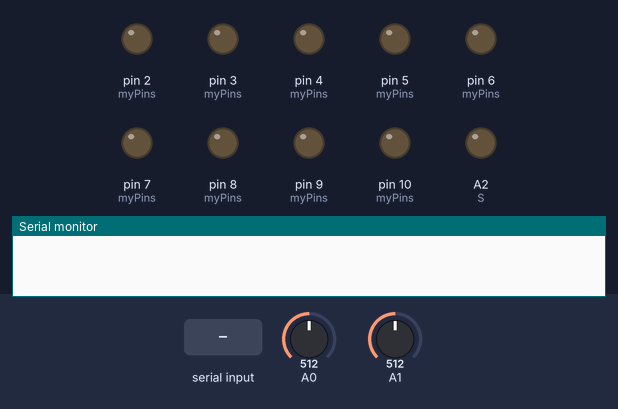
The sketch below on a simulated Arduino Uno, built with avr-gcc and run on an emulated ATmega328P. On the bench: output pins drawn as LEDs (lit = HIGH), the last lines printed to the serial monitor. The test bench sets the inputs (shaded band); at power-on: A0 = 512, A1 = 512. Pins used as bus, display or sensor lines are not drawn.

Above: at 1.6 s.
1.7 s: "S" received over Serial
At 1.8 s:
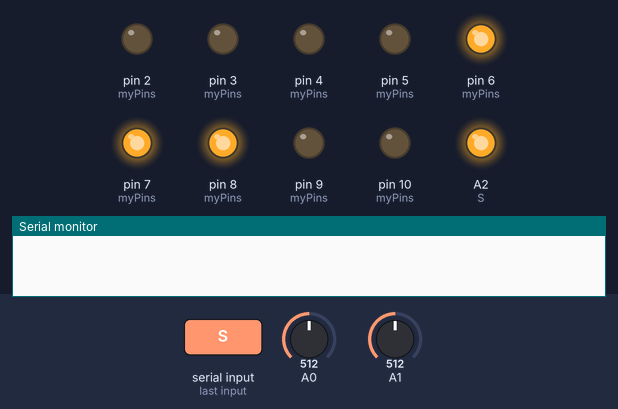
At 2.37 s:
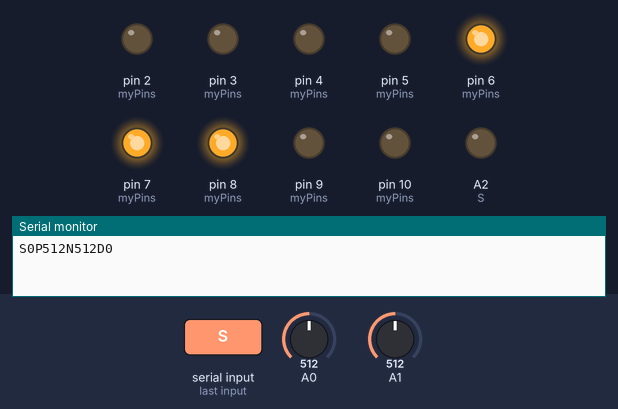
Timing chart, 0 to 10.7 s (numbered marks = the images above; inputs shaded):
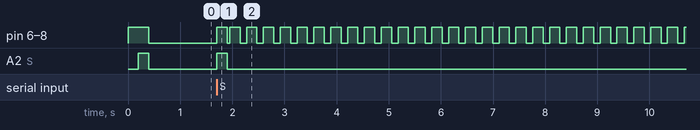

The sketch:

Array_Addressing.ino
```cpp
#include <SPI.h>

// Pin Declarations
const uint8_t Q0 = 10;
const uint8_t Q1 = 9;
const uint8_t Q2 = 8;
const uint8_t Q3 = 7;
const uint8_t Q4 = 6;
const uint8_t Q5 = 5;
const uint8_t RA = 1;
const uint8_t RB = 0;
const uint8_t RC = 4;
const uint8_t RD = 3;
const uint8_t RE = 2;
const uint8_t S  = A2; //S is digital pot select-ADC2
int adc_1p = A0;
int adc_1n = A1;
int val_adc1p;
int val_adc1n;
int val_adc1_diff;
uint8_t myPins[] = {Q0, Q1, Q2, Q3, Q4, Q5, RA, RB, RC, RD, RE, S};
bool DEBUG = false;
char buf[20];

// EXPERIMENTAL VARIABLES FOR MAHSA
const uint8_t AVG = 10;
const uint8_t STEP_SIZE = 5;
const uint8_t S_INITIAL = 128;
const uint8_t B_INITIAL = 255;
// END EXPERIMENTAL VARIABLES

void setup() {
  Serial.begin(115200);
  pinSetup();
  // initialize SPI:
  SPI.begin();
  SPI.beginTransaction(SPISettings(100000, MSBFIRST, SPI_MODE3));

  potWrite(4, 1, 1, 0, S_INITIAL);
  potWrite(4, 1, 1, 1, B_INITIAL);
  delay(10);

}

void loop() {
  receive_comm();
}

void receive_comm() {
  if (Serial.available() > 0) {
    int inChar = Serial.read();
    if      (inChar == 'S') {
      sweep_S();
      flush_serial();
    }
    else if (inChar == 'B') {
      sweep_B();
      flush_serial();
    }
  }
}

void sweep_S() {
//  Serial.println("--- STARTING S SWEEP ---");
  // ZERO THE GATE
  potWrite(4, 1, 1, 1, B_INITIAL);
  // SWEEP VOLTAGE DIVIDER
  delay(50);
  for (int i = 0; i <= 255 ; i += STEP_SIZE) {
    potWrite(4, 1, 1, 0, i);
    delay(50);
    // AVERAGED READINGS
    val_adc1p = avg_read(adc_1p);
    val_adc1n = avg_read(adc_1n);
    val_adc1_diff = val_adc1p - val_adc1n;
    // PAYLOAD
    sprintf(buf, "S%dP%dN%dD%d", i, val_adc1p, val_adc1n, val_adc1_diff);
    Serial.println(buf);
    delay(50);
  }
}

void sweep_B() {
//  Serial.println("--- STARTING B SWEEP ---");
  // EVEN DRAIN VOLTAGES
  potWrite(4, 1, 1, 0, S_INITIAL);
  // SWEET GATE
  for (int i = 0; i <= 255 ; i += STEP_SIZE) {
    potWrite(4, 1, 1, 1, i);
    delay(50);
    // AVERAGED READINGS
    val_adc1p = avg_read(adc_1p);
    val_adc1n = avg_read(adc_1n);
    val_adc1_diff = val_adc1p - val_adc1n;
    // PAYLOAD
    sprintf(buf, "S%dP%dN%dD%d", i, val_adc1p, val_adc1n, val_adc1_diff);
    Serial.println(buf);
    delay(50);
  }
}

void flush_serial() {
  while (Serial.available() > 0) int c = Serial.read();
}

int avg_read(int pin) {
  int sum = 0;
  for (int i = 0; i < AVG; i++) {
    sum += analogRead(pin);
    delay(1);
  }
  return (sum / AVG);
}

void pinSetup() {
  for (int i = 0; i < sizeof(myPins) ; i++) {
    pinMode(myPins[i], OUTPUT);
  }
  pinMode(S, OUTPUT);
  pinLow();
}

void pinLow() {
  for (int i = 0; i < sizeof(myPins); i++) {
    digitalWrite(myPins[i], LOW);
  }
}

void selPin(uint8_t x, uint8_t y, uint8_t z) {
  digitalWrite(x, HIGH);
  digitalWrite(y, HIGH);
  digitalWrite(z, HIGH);
}

void potWrite(uint8_t quad, uint8_t col, uint8_t row, uint8_t s, uint8_t res) {
  /*
     Selects the cell specified by the function

     Input | Name            | Values
     ----- | --------------- | ------
     quad  | Quadrant number | {1,2,3,4}
     col   | Column number   | {1, 2} -> {0,1}
     row   | Row number      | {A,B,C,D,E} -> {1,2,3,4,5}
     s     | Cell Select     | {S,B} -> {0,1}
     res   | 8bit Resistance | {0, ..., 255}
  */
  pinLow();
  // Quadrant and Column Logic
  switch (quad) {
    case 1:
      if (col) selPin(Q0, Q1, Q2);
      else     selPin(Q0, Q1, Q3);
      break;
    case 2:
      if (col) selPin(Q0, Q2, Q3);
      else     selPin(Q1, Q2, Q3);
      break;
    case 3:
      if (col) selPin(Q4, Q1, Q2);
      else     selPin(Q4, Q1, Q3);
      break;
    case 4:
      if (col) selPin(Q4, Q2, Q3);
      else     selPin(Q5, Q2, Q3);
      break;
    default:
      break;
  }

  // S/B Logic
  if (s == 1) {
    digitalWrite(S, HIGH);
  }

  // Row Logic
  digitalWrite(myPins[5 + row], HIGH);

  // By this point, the CS pin should be selected
  delay(100);
  // Send address and value
  SPI.transfer(res);
  delay(100);
  pinLow();
}
```

Measured:
- after the input at 1.7 s, pin 6 (myPins), pin 7 (myPins), pin 8 (myPins): goes HIGH 0.20 s, LOW 0.05 s, 27 × (HIGH 0.20 s, LOW 0.12 s), then HIGH, starting at once; A2 (S): LOW → HIGH at once, → LOW 0.20 s later
